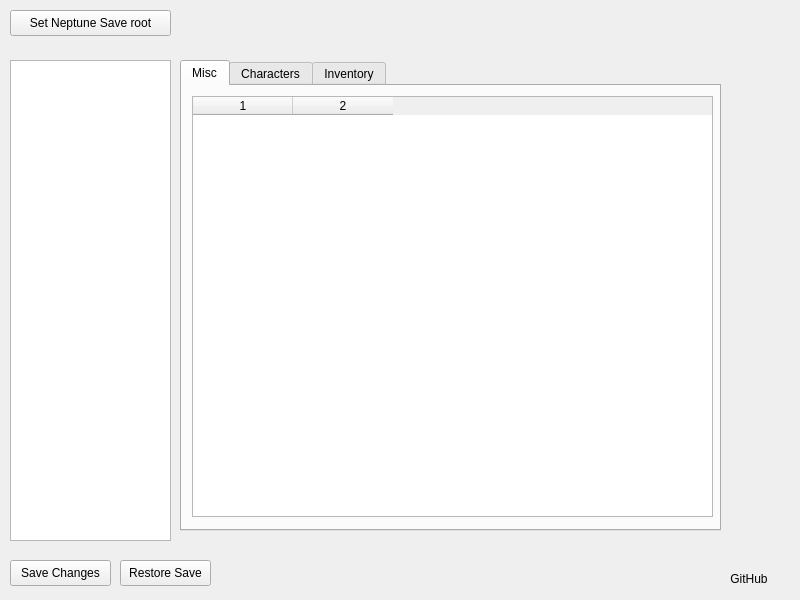
<?xml version="1.0" encoding="UTF-8"?>
<ui version="4.0">
 <class>MainWindow</class>
 <widget class="QMainWindow" name="MainWindow">
  <property name="geometry">
   <rect>
    <x>0</x>
    <y>0</y>
    <width>800</width>
    <height>600</height>
   </rect>
  </property>
  <property name="windowTitle">
   <string>HyperDimension-Neptunia-SaveEditor</string>
  </property>
  <widget class="QWidget" name="centralWidget">
   <widget class="QPushButton" name="saveChangesBtn">
    <property name="geometry">
     <rect>
      <x>10</x>
      <y>560</y>
      <width>101</width>
      <height>26</height>
     </rect>
    </property>
    <property name="text">
     <string>Save Changes</string>
    </property>
   </widget>
   <widget class="QPushButton" name="restoreSaveBtn">
    <property name="geometry">
     <rect>
      <x>120</x>
      <y>560</y>
      <width>91</width>
      <height>26</height>
     </rect>
    </property>
    <property name="text">
     <string>Restore Save</string>
    </property>
   </widget>
   <widget class="QLabel" name="githublabel">
    <property name="geometry">
     <rect>
      <x>720</x>
      <y>570</y>
      <width>58</width>
      <height>18</height>
     </rect>
    </property>
    <property name="text">
     <string>GitHub</string>
    </property>
    <property name="alignment">
     <set>Qt::AlignCenter</set>
    </property>
    <property name="openExternalLinks">
     <bool>true</bool>
    </property>
   </widget>
   <widget class="QPushButton" name="setSaveRootBtn">
    <property name="geometry">
     <rect>
      <x>10</x>
      <y>10</y>
      <width>161</width>
      <height>26</height>
     </rect>
    </property>
    <property name="text">
     <string>Set Neptune Save root</string>
    </property>
   </widget>
   <widget class="QListWidget" name="saveGamesList">
    <property name="geometry">
     <rect>
      <x>10</x>
      <y>60</y>
      <width>161</width>
      <height>481</height>
     </rect>
    </property>
   </widget>
   <widget class="QTabWidget" name="saveFileTabWidget">
    <property name="geometry">
     <rect>
      <x>180</x>
      <y>60</y>
      <width>541</width>
      <height>471</height>
     </rect>
    </property>
    <property name="currentIndex">
     <number>0</number>
    </property>
    <widget class="QWidget" name="miscTab">
     <attribute name="title">
      <string>Misc</string>
     </attribute>
     <widget class="QTableWidget" name="miscTable">
      <property name="geometry">
       <rect>
        <x>10</x>
        <y>10</y>
        <width>521</width>
        <height>421</height>
       </rect>
      </property>
      <property name="rowCount">
       <number>0</number>
      </property>
      <property name="columnCount">
       <number>2</number>
      </property>
      <attribute name="verticalHeaderVisible">
       <bool>false</bool>
      </attribute>
      <column/>
      <column/>
     </widget>
    </widget>
    <widget class="QWidget" name="charactersTab">
     <attribute name="title">
      <string>Characters</string>
     </attribute>
     <widget class="QTreeView" name="characterTreeView">
      <property name="geometry">
       <rect>
        <x>10</x>
        <y>10</y>
        <width>521</width>
        <height>421</height>
       </rect>
      </property>
     </widget>
    </widget>
    <widget class="QWidget" name="inventoryTab">
     <attribute name="title">
      <string>Inventory</string>
     </attribute>
     <widget class="QTableView" name="inventoryTable">
      <property name="geometry">
       <rect>
        <x>10</x>
        <y>10</y>
        <width>521</width>
        <height>421</height>
       </rect>
      </property>
     </widget>
    </widget>
   </widget>
   <widget class="QLabel" name="currentRootLabel">
    <property name="geometry">
     <rect>
      <x>180</x>
      <y>10</y>
      <width>601</width>
      <height>21</height>
     </rect>
    </property>
    <property name="text">
     <string/>
    </property>
   </widget>
  </widget>
 </widget>
 <resources/>
 <connections/>
</ui>
